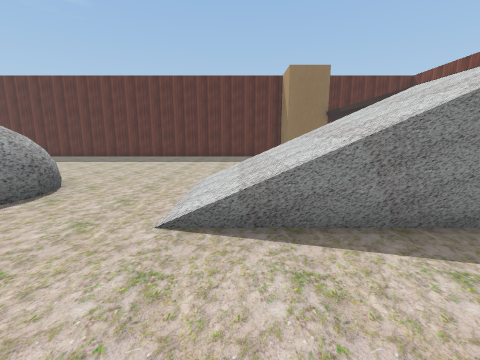
[1] (above)

18 first-person views from a walk through a Unity game level. The camera is 1.3 m above the floor, tilts 10° down and sees 90° across. The floor is counted in squares, 1 m on a side. Each view is taken from the middle of a square. On the plan, view 1 faces up. The plan holds only what a view shows up to about 12 squares ahead; the rest is blank. The place goes on beyond the plan. The player character is not drawn. Some surface patterns are stand-ins.

[2]
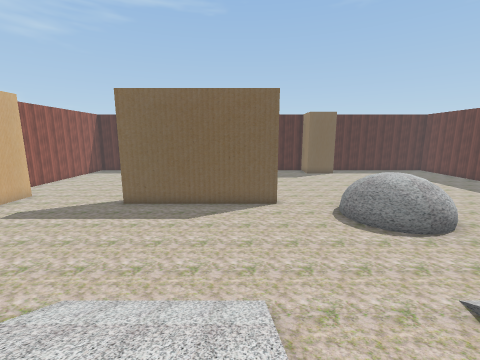

[3]
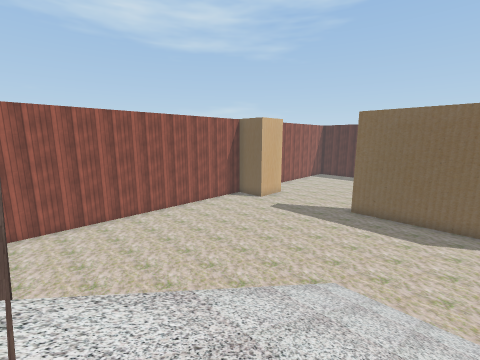

[4]
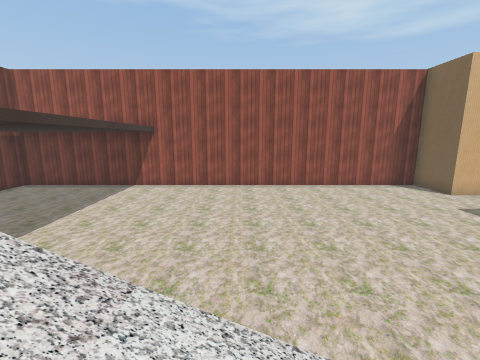

[5]
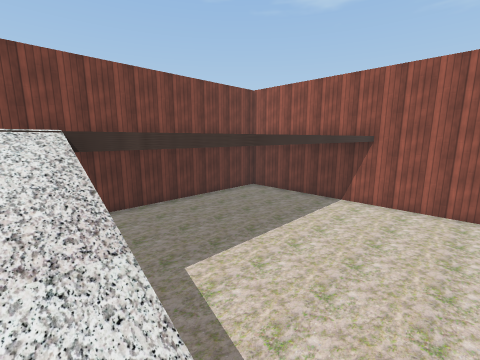

[6]
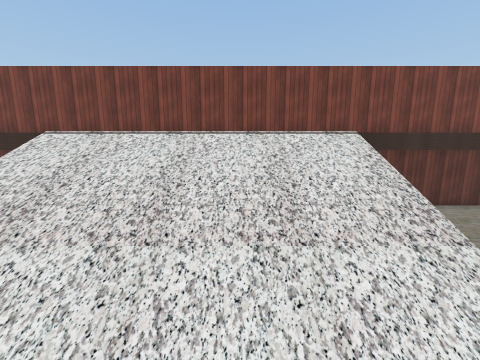

[7]
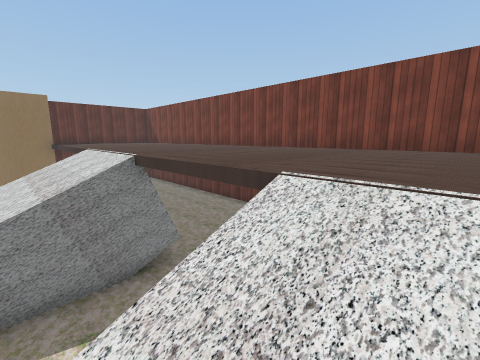

[8]
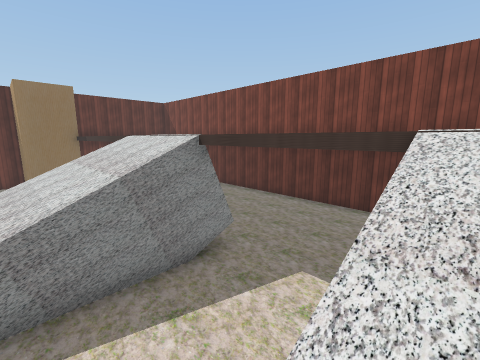

[9]
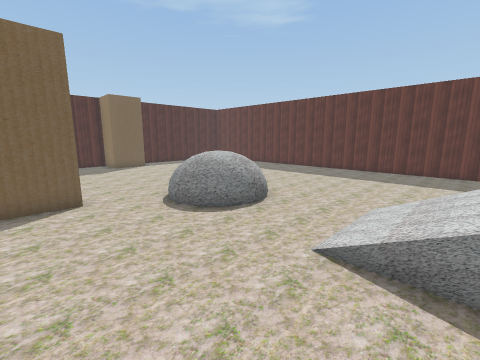

[10]
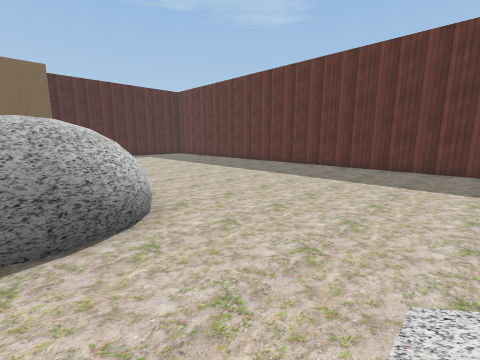

[11]
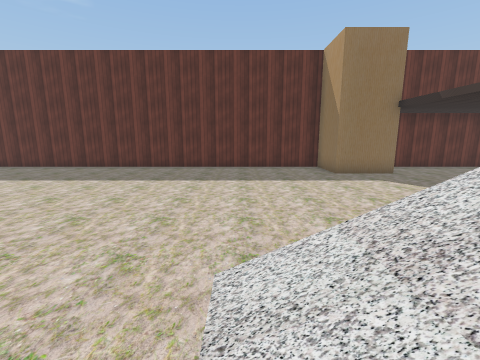

[12]
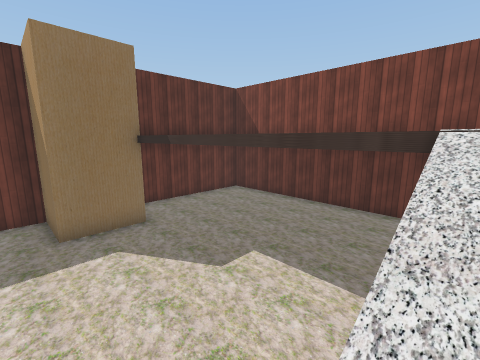

[13]
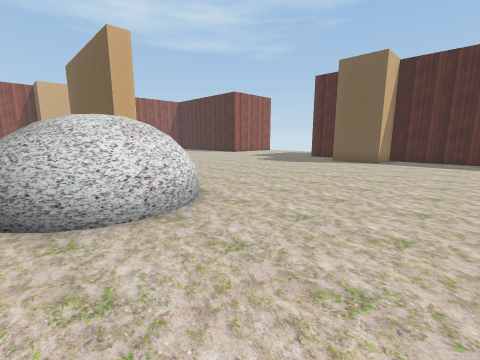

[14]
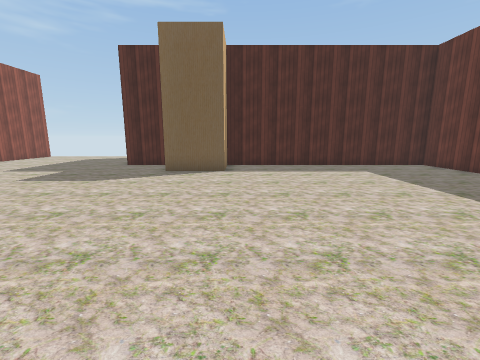

[15]
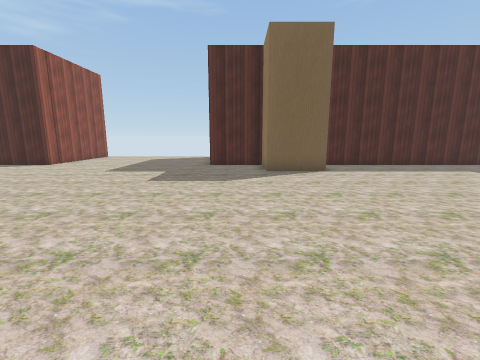

[16]
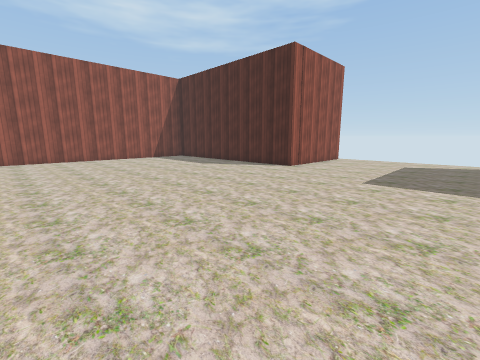

[17]
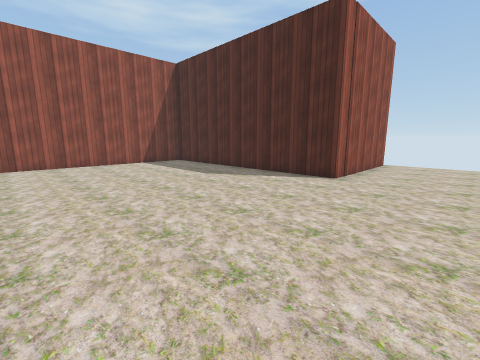

[18]
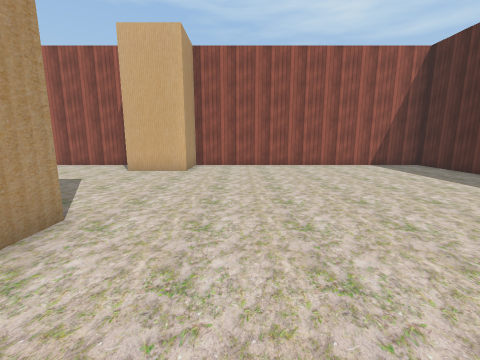

### Floor plan
Key: @ floor where view 1 was taken; # wall or solid block; . main floor; : floor 2.75 m higher than the main floor; / step, stairs or slope; = window, fence, low wall or low ledge; v drop or lower ground.
Columns run from 26 left of view 1 to 12 right of it. Each row starts with its distance up from view 1.
 17      ####    #################  ######
 16      #....    ...............#  .....
 15      #.....    ..............###......
 14      #......    ......................#
 13      #.......    .....................#
 12      #......... ......................#
 11      #................................#
 10      #................................#
  9      #...................... .........#
  8      #.....................   ........#
  7      ###..........###=...////////.....#
  6       ##..........####...////////.....#
  5      ###..........####...////////.....#
  4      #............####...////////.....#
  3      #.............=....../vvvv/=.....#
  2      .................................#
  1  .................................... #
  0  ...............  #.......@   ......  #
 -1  ...............  #......///////::::::#
 -2  ...............  #......///////::::::#
 -3  ...............  #......///////      #
 -4  ................ #......///////      #
 -5 ######........... #.........  ..      #
 -6      #...........##.................. #
 -7      #................................#
 -8      #................................#
 -9      #................................#
-10      #................................#
-11      #................................#
-12      #................................#
-13      #..........###...................#
-14      #..........###...................#
-15      ############ #####################

Positions as (right, up) in squares from view 1, and headings:
1: (0, 0), facing up
2: (3, -1), facing left
3: (5, -2), facing down-left
4: (1, -3), facing down
5: (2, -4), facing down-right
6: (2, -3), facing right
7: (3, -2), facing up-right
8: (2, -1), facing up-right
9: (1, -1), facing up-left
10: (-1, 5), facing up-left
11: (-1, 5), facing up
12: (2, 7), facing up-right
13: (-5, 11), facing down-left
14: (-9, 8), facing left
15: (-9, 4), facing left
16: (-11, 1), facing down-left
17: (-13, -2), facing down-left
18: (-12, -3), facing down
